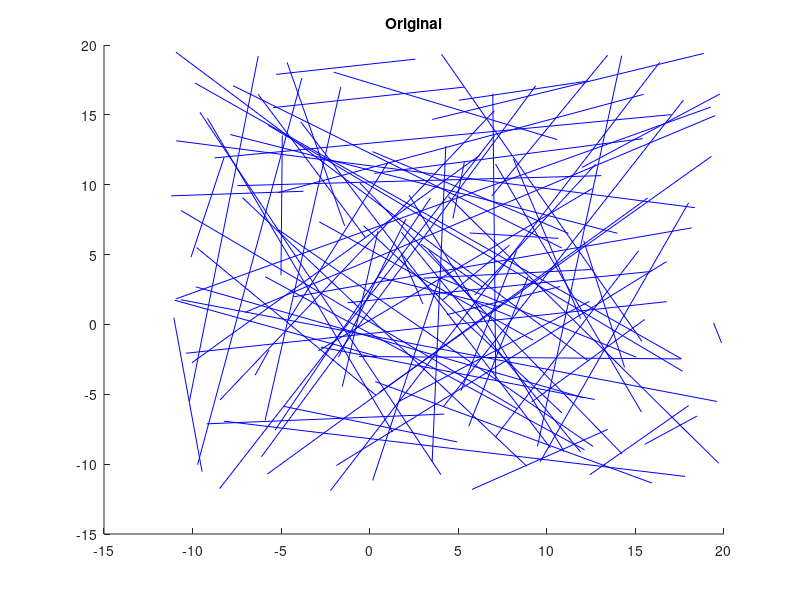
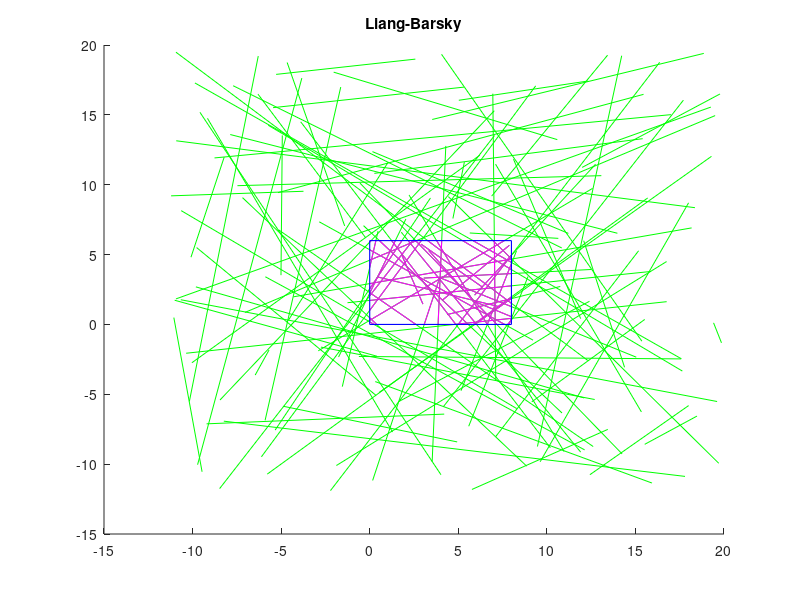

Write the MATLAB code that produced these figures, in order.
clear;close all;clc;

%% 产生随机线段并画出
n = 100;
Xmin = 0; Xmax = 8;
Ymin = 0; Ymax = 6;
figure(1);title('Original'); hold on;

P1x = rand(1,n-5)*32-12;
P1x=[P1x,rand(1,5)*8];
P2x = rand(1,n-5)*32-12;
P2x=[P2x,rand(1,5)*8];
P1y = rand(1,n-5)*32-12;
P1y=[P1y,rand(1,5)*6];
P2y = rand(1,n-5)*32-12;
P2y=[P2y,rand(1,5)*6];

for i = 1:n
    plot([P1x(i),P2x(i)],[P1y(i),P2y(i)],'b-');
end
hold off;

%% LB 计算与绘图
figure(3);title('Liang-Barsky'); hold on;
for t = 1:n
    plot([P1x(t),P2x(t)],[P1y(t),P2y(t)],'g-');
    p1=P1x(t)-P2x(t);
    p2=P2x(t)-P1x(t);
    p3=P1y(t)-P2y(t);
    p4=P2y(t)-P1y(t);
    p=[p1,p2,p3,p4];
    q1=P1x(t)-Xmin;
    q2=Xmax-P1x(t);
    q3=P1y(t)-Ymin;
    q4=Ymax-P1y(t);
    q=[q1,q2,q3,q4];
    u=q./p;
    
    % 冒泡排序
    for i=1:4
        for j=(i+1):4
            if(u(j)>u(i))
                temp=u(i);
                u(i)=u(j);
                u(j)=temp;
                temp1=p(i);
                p(i)=p(j);
                p(j)=temp1;
                temp2=q(i);
                q(i)=q(j);
                q(j)=temp2;
            end
        end
    end
    
    u1=0;
    u2=1;
    for m=1:4
        if (u(5-m)>0 && p(5-m)<0)
            u1=u(5-m);
        end
        if (u(m)<1 && p(m)>0)
            u2=u(m);
        end
    end
    
    if(p1==0||p2==0||p3==0||p4==0&&u1<u2)
        if((q1<0||q2<0||q3<0||q4<0))
        else
            x_1=P1x(t)+u1*(P2x(t)-P1x(t));
            y_1=P1y(t)+u1*(P2y(t)-P1y(t));
            x_2=P1x(t)+u2*(P2x(t)-P1x(t));
            y_2=P1y(t)+u2*(P2y(t)-P1y(t));
            plot([x_1,x_2],[y_1,y_2],'m-','LineWidth',0.8);
        end
    elseif(u1<=u2)
        x_1=P1x(t)+u1*(P2x(t)-P1x(t));
        y_1=P1y(t)+u1*(P2y(t)-P1y(t));
        x_2=P1x(t)+u2*(P2x(t)-P1x(t));
        y_2=P1y(t)+u2*(P2y(t)-P1y(t));
        plot([x_1,x_2],[y_1,y_2],'m-','LineWidth',0.8);
    end
end
plot([Xmin Xmax Xmax Xmin Xmin],[Ymin Ymin Ymax Ymax Ymin],'b-','LineWidth',0.8);
hold off;